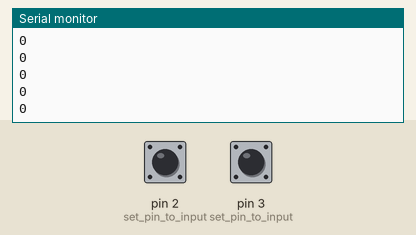
Recording of a sketch running on a simulated Arduino Uno, built with avr-gcc and run on an emulated ATmega328P. On the bench: the last lines printed to the serial monitor. Inputs (shaded band) come from the test bench; at power-on: pin 2 (set_pin_to_input) HIGH, pin 3 (set_pin_to_input) HIGH.

Above: at 1.2 s.
1.3 s: pin 2 (set_pin_to_input) pulled LOW for 0.15 s
At 1.47 s:
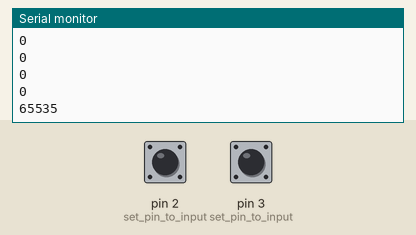
2.9 s: pin 2 (set_pin_to_input) pulled LOW for 1 s
At 3.93 s:
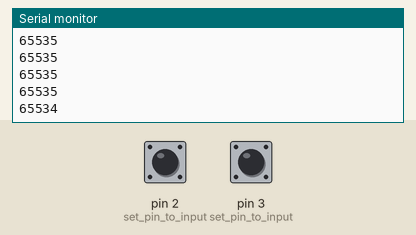
Timing chart, 0 to 5.9 s (numbered marks = the images above; inputs shaded):
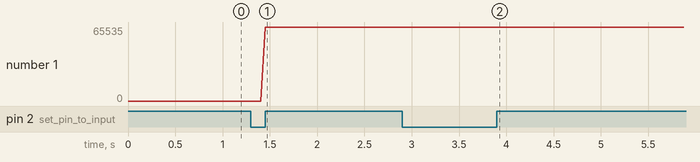

The sketch:

ENKODER.ino
```cpp
/* Rotary encoder with attachInterrupt
Counts pulses from an incremental encoder and put the result in variable counter.
Taking also into account the direction and counts down when the rotor rotates in
the other direction.
This code is used attachInterrupt 0 and 1 which are pins 2 and 3 moust Arduino.
For more information about attachInterrupt see:
http://arduino.cc/en/Reference/AttachInterrupt

created 2014
by Ben-Tommy Eriksen
https://github.com/BenTommyE/BenRotaryEncoder

*/

// Encoder connect to digitalpin 2 and 3 on the Arduino.

volatile unsigned int counter = 0;  //This variable will increase or decrease depending on the rotation of encoder

void setup() {
  Serial.begin (9600);

  pinMode(2, INPUT);           // set pin to input
  pinMode(3, INPUT);           // set pin to input

  digitalWrite(2, HIGH);       // turn on pullup resistors
  digitalWrite(3, HIGH);       // turn on pullup resistors


  //Setting up interrupt
  //A rising pulse from encodenren activated ai0(). AttachInterrupt 0 is DigitalPin nr 2 on moust Arduino.
  attachInterrupt(0, ai0, RISING);

  //B rising pulse from encodenren activated ai1(). AttachInterrupt 1 is DigitalPin nr 3 on moust Arduino.
  attachInterrupt(1, ai1, RISING);
}

void loop() {
  // Send the value of counter
  Serial.println (counter);
  delay(50);
}

void ai0() {
  // ai0 is activated if DigitalPin nr 2 is going from LOW to HIGH
  // Check pin 3 to determine the direction
  if(digitalRead(3)==LOW) {
    counter++;
  }else{
    counter--;
  }
}

void ai1() {
  // ai0 is activated if DigitalPin nr 3 is going from LOW to HIGH
  // Check with pin 2 to determine the direction
  if(digitalRead(2)==LOW) {
    counter--;
  }else{
    counter++;
  }
}
```

Measured:
- after the input at 1.3 s, the serial monitor: prints a new line after 0.15 s (image 1)
- after the input at 2.9 s, the serial monitor: prints a new line after 1.0 s (image 2)
- plotted number 1: 0 → 65535 after the input at 1.3 s, 65535 → 65534 after the input at 2.9 s
